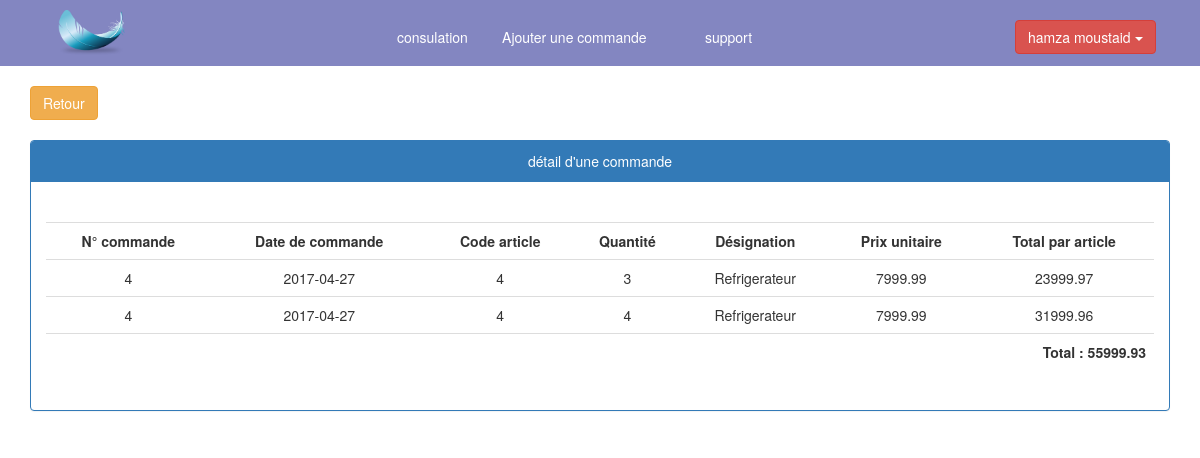
Page /client/detail_commande.php?num=4 (signed in) on the committed database.
### tables this page shows
CREATE TABLE IF NOT EXISTS `lignecommande` (
  `Numcom` int(11) DEFAULT NULL,
  `Codart` int(11) DEFAULT NULL,
  `Qtcmd` int(11) DEFAULT NULL,
  KEY `FK_NUMCOM` (`Numcom`),
  KEY `FK_CODART` (`Codart`)
);

CREATE TABLE IF NOT EXISTS `commande` (
  `Numcom` int(11) NOT NULL AUTO_INCREMENT,
  `IDclt` int(11) DEFAULT NULL,
  `DateCom` date DEFAULT NULL,
  PRIMARY KEY (`Numcom`),
  KEY `FK_IDCLT` (`IDclt`)
);

CREATE TABLE IF NOT EXISTS `article` (
  `Codart` int(11) NOT NULL,
  `Disgart` varchar(100) DEFAULT NULL,
  `Puart` float DEFAULT NULL,
  `Qtestock` int(11) DEFAULT NULL,
  `Smin` int(11) DEFAULT NULL,
  `Smax` int(11) DEFAULT NULL,
  PRIMARY KEY (`Codart`)
);

### client/detail_commande.php (the view, shortened to what this page needs)
<?php session_start();
  include '../include/config.php';
?>
<!DOCTYPE html>
<html>
<head>
  <link rel="stylesheet" href="../css/bootstrap.min.css">
  <link rel="stylesheet" href="../css/style.css" >
</head>
<body>
	<header class="nav">
		<div class="container-fluid">
      		<div class="row">
      			<div class="col-md-2 col-xs-2 spacer">
      				<center><a href="profile.php"><img src="img/logo.png" id="logo"></a></center>
      			</div>
      			<div class="col-md-8 col-xs-8 spacer">
      				<nav class="menu">
      					<div class="col-md-2 col-xs-2 spacer">
      						<center>
      							<a href="profile.php" class="btn btn1">consulation</a>
      						</center>
      					</div>
      					<div class="col-md-4 col-xs-4 spacer">
      						<center>
      							<a href="ajouter_commande.php" class="btn btn1">Ajouter une commande</a>
      						</center>
      					</div>
      					<div class="col-md-2 col-xs-2 spacer">
      						<center>
      							<a href="support.php" class="btn btn1">support</a>
      						</center>
      					</div>
      				</nav>
      			</div>
      			<div class="col-md-2 col-xs-2 spacer">
              		<div class="dropdown1 dropdown">
              			<?php
              				echo '<label data-toggle="dropdown" class="btn btn-danger">'.$_SESSION['nom']." ".$_SESSION['prenom'].'  <span class="caret"></span></label>';
              			?>
              		</div>
      			</div>
     		</div>
   		</div>
	</header>
    <div class="container">
		<div class="row">
			<div class="col-md-12 col-xs-12 spacer">
				<br>
        			<a href="profile.php" class="btn btn-warning">Retour</a>
        		<br><br>
        		<div class="panel panel-primary">
					<div class="panel-heading">
						<center>détail d'une commande</center>
					</div>
					<div class="panel-body">
						<?php
							if (isset($_GET['num'])) {
								$req = "SELECT  C.Numcom, C.DateCom,L.Codart,L.Qtcmd,A.Disgart,A.Puart,ROUND(A.Puart*L.Qtcmd,2) AS TOTAL FROM commande C INNER JOIN lignecommande L on C.Numcom=L.Numcom INNER JOIN article A on A.Codart=L.Codart where C.IDclt='".$_SESSION['IDclt']."' and C.Numcom='".$_GET['num']."'";
								$res=mysqli_query($con,$req);
								$ch='<table class="table table-stripped">
										<tr>
											<th>N° commande</th>
											<th>Date de commande</th>
											<th>Code article</th>
											<th>Quantité</th>
											<th>Désignation</th>
											<th>Prix unitaire</th>
											<th>Total par article</th>
										</tr>
              						';
              						$total=0;
								while($d = mysqli_fetch_assoc($res)) {
									$ch.='<tr><td>'.$d['Numcom'].'</td><td>'.$d['DateCom'].'</td><td>'.$d['Codart'].'</td><td>'.$d['Qtcmd'].'</td><td>'.$d['Disgart'].'</td><td>'.$d['Puart'].'</td><td>'.$d['TOTAL'].'</td></tr>';
									$total+=$d['TOTAL'];
								}
								echo $ch;
							}
						?>
							<tr>
								<td colspan="7">
									<label class="tt">Total : <?php echo $total; ?></label>
								</td>
							</tr>
						</table>
					</div>
				</div>
			</div>
		</div>
	</div>
</body>
</html>

### css/style.css (style rules this page uses)
body,html { margin: 0; padding: 0; width: 100%; height: 100%; overflow-x: auto; }
.nav { width: 100%; background-color: #8386c1; }
#logo { width: 50%; margin: 10px; }

### client/detail_commande.php (style rules this page uses)
.dropdown1 { float:left; margin-top:20px; height:35px; color: white; text-align: center; }
table { margin-top: 25px; }
table tr td,table tr th { text-align: center; }
.menu { display: block; margin-left: 20% ; margin-top : 20px; }
.btn1 { color: white; font-size: 14px }
.tt { float: right; text-align: right; }

### rows in the picture
lignecommande: Numcom.Numcom "4", Numcom.DateCom "2017-04-27", Codart "4", Qtcmd "3", Codart.Disgart "Refrigerateur", Codart.Puart "7999.99", TOTAL "23999.97"
lignecommande: Numcom.Numcom "4", Numcom.DateCom "2017-04-27", Codart "4", Qtcmd "4", Codart.Disgart "Refrigerateur", Codart.Puart "7999.99", TOTAL "31999.96"

### other values in the picture
$_SESSION['nom'] "hamza"
$_SESSION['prenom'] "moustaid"
$total "55999.93"
